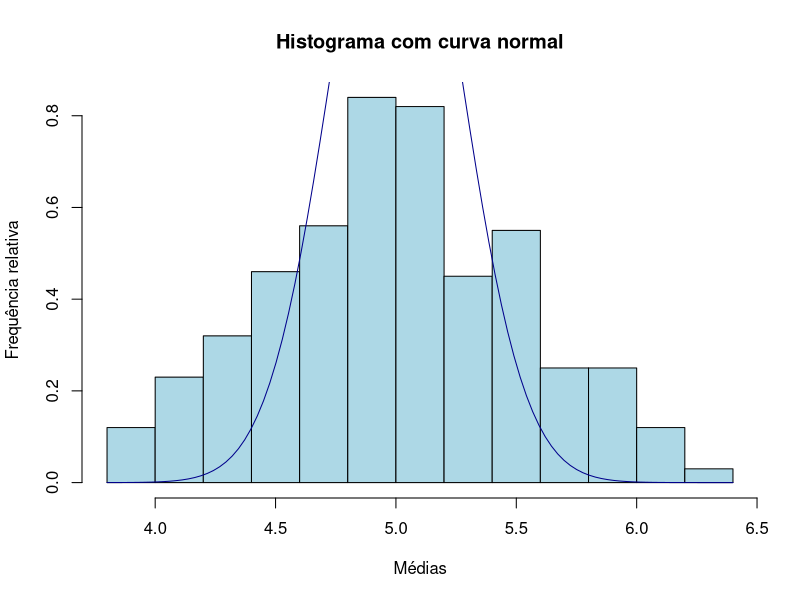
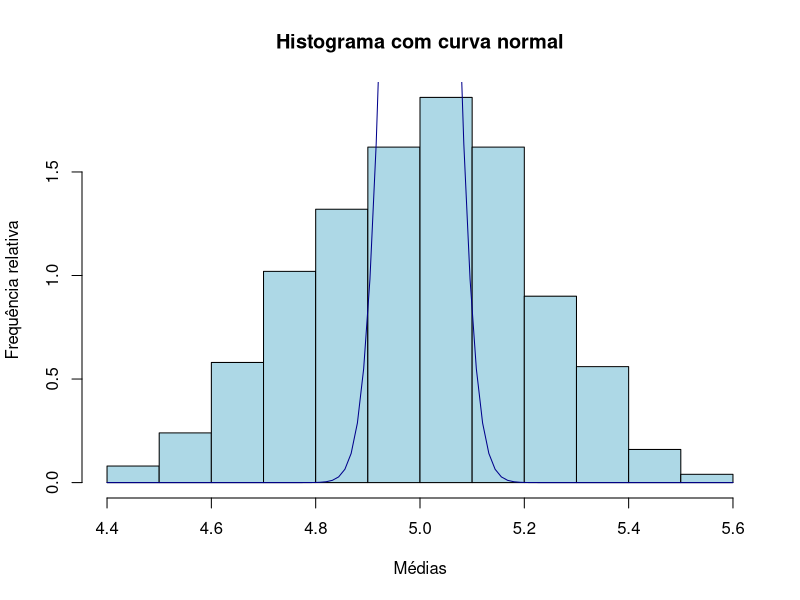
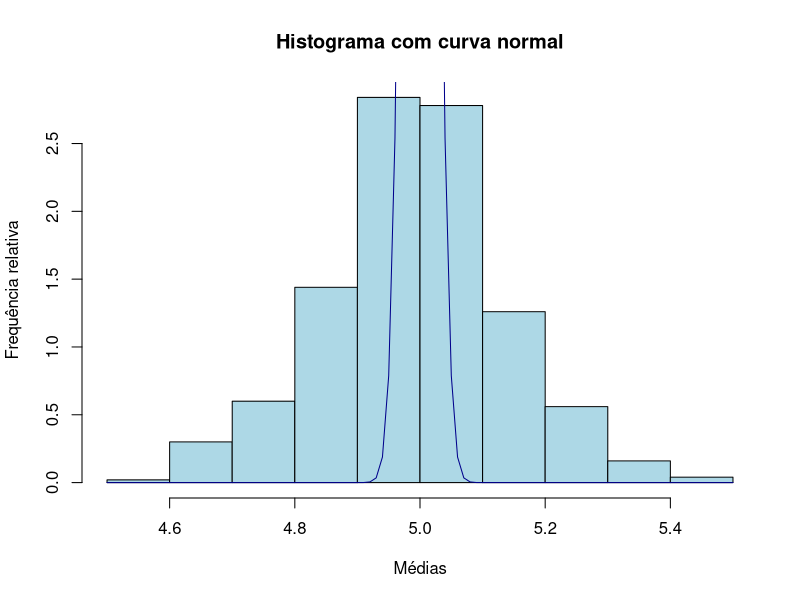

The R source for these figures, in order:
library(ggplot2)
seed <- 1637
num_amostras <- 500
lim_inf <- 3
lim_sup <- 7
valorEsperado <- (lim_inf + lim_sup) / 2
Var = (1 / 12) * (lim_sup - lim_inf)^2

histograma_n <- function(n) {
  vetor_medias <- c()
  i = 0
  set.seed(seed)
  while (i < num_amostras) {
    amostra <- runif(n, min = lim_inf, max = lim_sup)
    vetor_medias <- append(vetor_medias, mean(amostra))
    i <- i + 1
  }
  return(vetor_medias)
}


desenha <- function(n) {
#  Vx <- (lim_sup / lim_inf) / n
#  desvio <- sqrt(Vx)
  desvio <- Var / n
  medias <- histograma_n(n)

  hist(medias, col ='lightblue', freq = FALSE,
       main = "Histograma com curva normal",
       xlab = "Médias", ylab = "Frequência relativa")
  curve(dnorm(x, mean = valorEsperado, sd = desvio), add = TRUE, col = "darkblue")
}

desenha(5)
desenha(29)
desenha(68)
